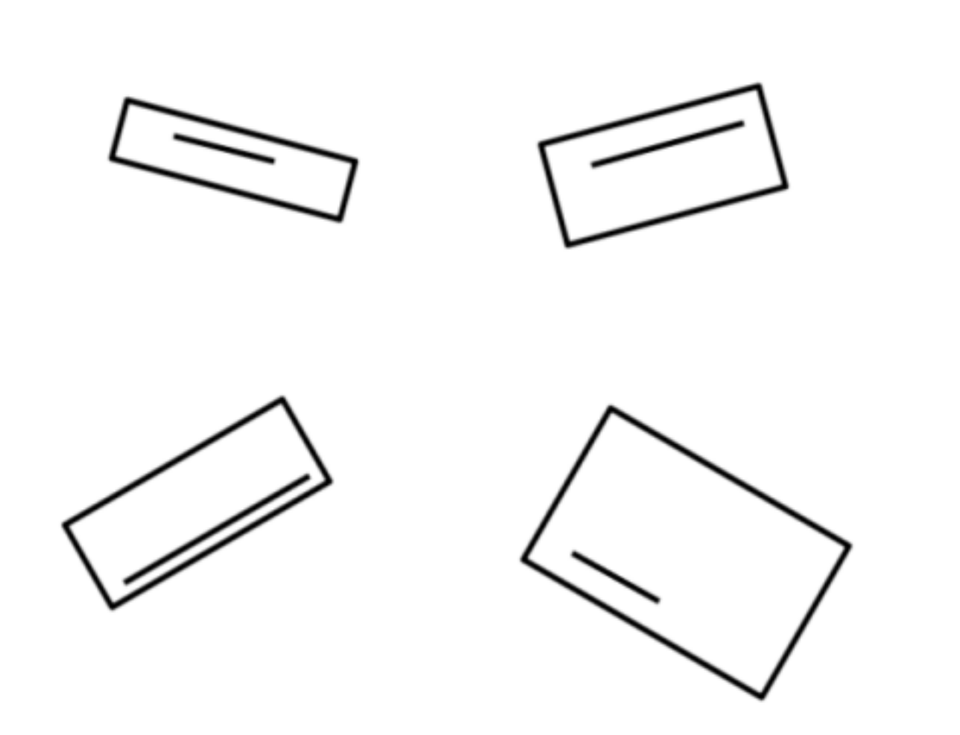
#> input picture image.png, 960 x 735 px, shrunk from 1288 x 986 before the run
$ python rectangle_alignment.py
#> lines starting #> are read from the running program, lines starting #| are printed output that depends on the picture; after the words box and inside, x2 and y2 are one past the last pixel; in counts of white or black regions, pixels touching at a corner belong together
from copy import copy
from turtle import width
import cv2
import numpy as np

img1 = cv2.imread("image.png")
#> img1 is the input picture: shape (735, 960, 3); min 0, max 255, mean 247.7
image_copy = img1.copy()
gray = cv2.cvtColor(img1, cv2.COLOR_BGR2GRAY)
blurred = cv2.GaussianBlur(gray, (3, 3), 0)
edged = cv2.Canny(blurred, 10, 100)
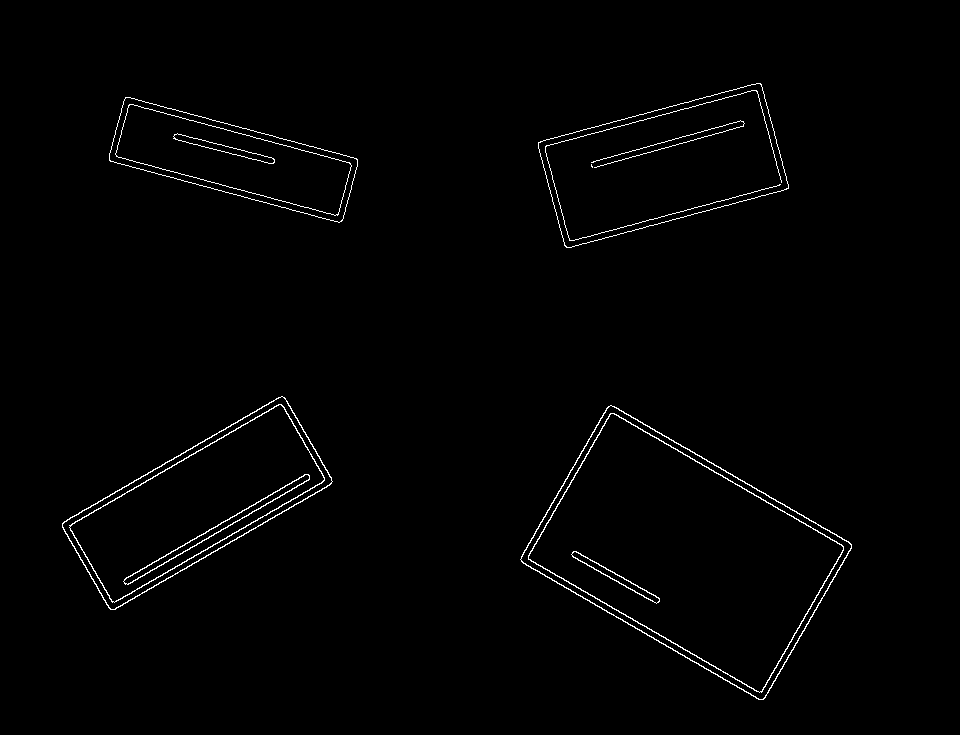
#> edged: shape (735, 960); 1.1% white in thin lines or dots, all inside (x1, y1, x2, y2) = (62, 83, 852, 700)

# define a (3, 3) structuring element
kernel = cv2.getStructuringElement(cv2.MORPH_RECT, (3, 3))

# apply the dilation operation to the edged image
dilate = cv2.dilate(edged, kernel, iterations=1)
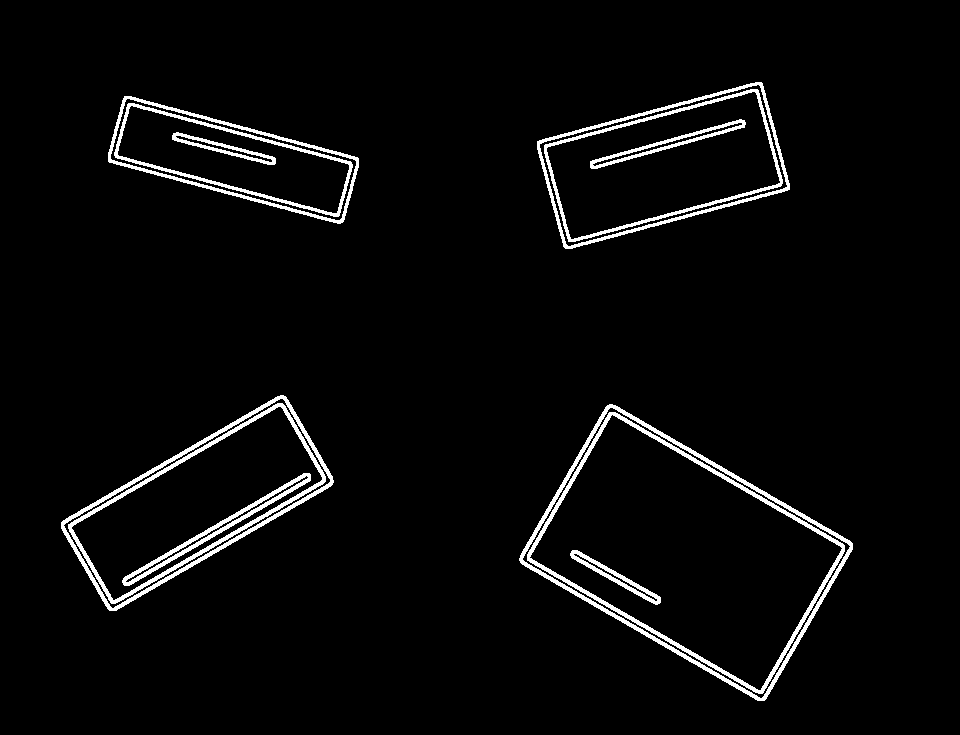
#> dilate: shape (735, 960); 3.7% white; 12 white regions
contours, _ = cv2.findContours(dilate, cv2.RETR_EXTERNAL, cv2.CHAIN_APPROX_SIMPLE)
#> contours = 4 contours; box (x1, y1, x2, y2) and area: (519, 404, 853, 701) 52268, (61, 395, 334, 611) 27054, (537, 82, 790, 249) 26261, (108, 96, 359, 224) 16762
i=0
print(len(contours))
#| 4
for cnt in contours:
    rect = cv2.minAreaRect(cnt)
    box = cv2.boxPoints(rect)
    box = np.int0(box)
    center = (rect[0][0],rect[0][1])
    width= round(rect[1][0])
    height = round(rect[1][1])
    theta=round(rect[2])
    shape = ( image_copy.shape[1], image_copy.shape[0] )
    matrix = cv2.getRotationMatrix2D( center=center, angle=theta, scale=1 )
    image1 = cv2.warpAffine( src=image_copy, M=matrix, dsize=shape )
    x = int( center[0] - width/2  )
    y = int( center[1] - height/2 )

    image1 = image1[ y:y+height, x:x+width ]
    i=i+1
    cv2.imwrite("straight_image{}.png".format(i),image1)
#> this loop made 4 passes
#> (rect, box, width, height, theta, matrix, x, y) on passes 1 to 4: (((685.7, 552.3), (184.9, 285.5), -59.96), [[762, 703], [515, 560], [608, 400], [855, 543]], 185, 285, -60, [[0.5, -0.866, 821.1], [0.866, 0.5, -317.7]], 593, 409), (((196.7, 502.7), (261.3, 105), -30.02), [[109, 613], [57, 522], [283, 391], [336, 482]], 261, 105, -30, [[0.866, -0.5, 277.7], [0.5, 0.866, -31.01]], 66, 450), (((233, 159.3), (69.72, 245.7), -74.96), [[342, 224], [105, 161], [123, 93], [360, 157]], 70, 246, -75, [[0.259, -0.966, 326.6], [0.966, 0.259, -107]], 198, 36), (((662.7, 165.1), (235, 113.4), -15.02), [[563, 250], [534, 140], [761, 79], [790, 189]], 235, 113, -15, [[0.966, -0.259, 65.3], [0.259, 0.966, -165.9]], 545, 108)
#> pass 1, `image1 = cv2.warpAffine( src=image_copy, M=matrix, dsize=shape )`:
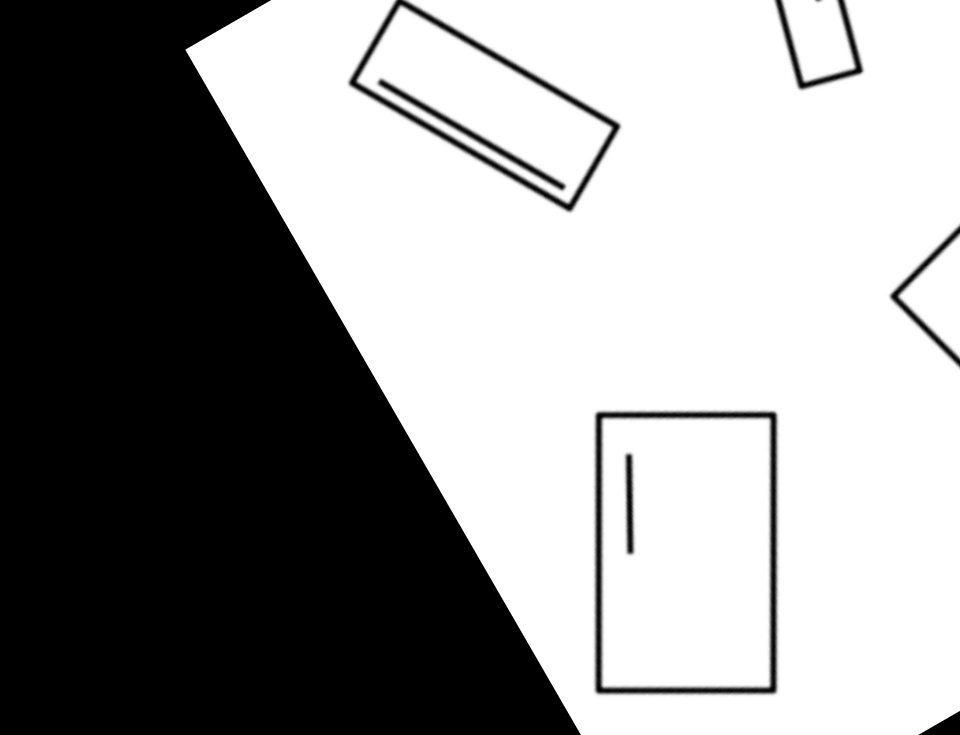
#> image1: shape (735, 960, 3); min 0, max 255, mean 150.9
#> pass 1, `image1 = image1[ y:y+height, x:x+width ]`:
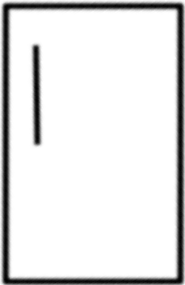
#> image1: shape (285, 185, 3); min 0, max 255, mean 226.8
#> pass 2, `image1 = cv2.warpAffine( src=image_copy, M=matrix, dsize=shape )`:
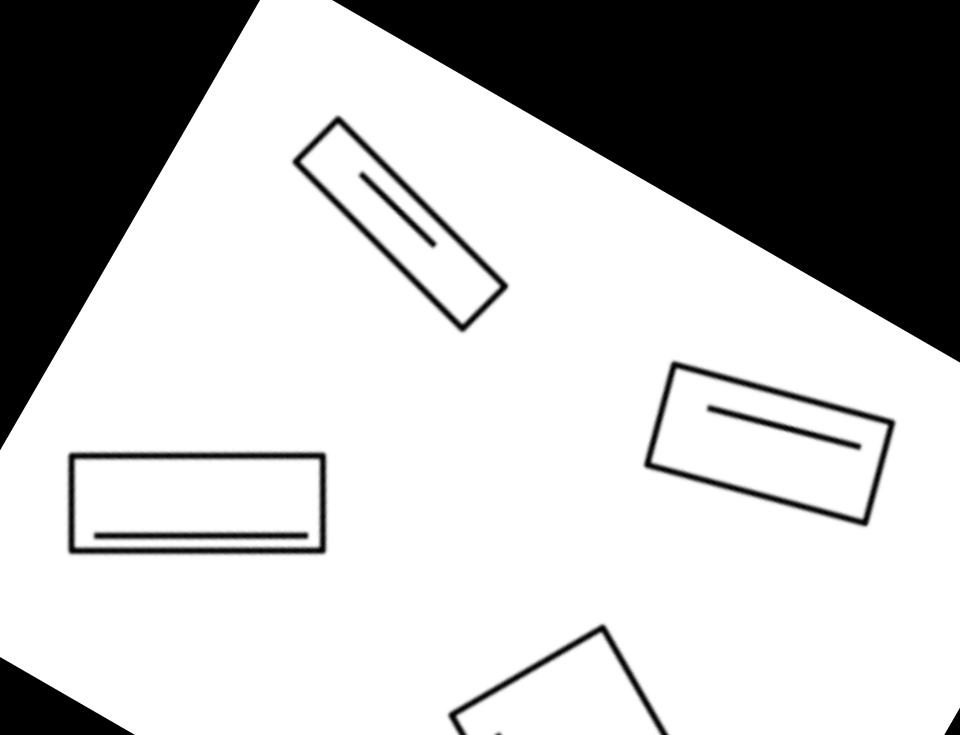
#> image1: shape (735, 960, 3); min 0, max 255, mean 184.8
#> pass 2, `image1 = image1[ y:y+height, x:x+width ]`:
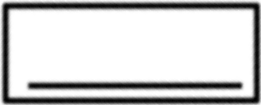
#> image1: shape (105, 261, 3); min 1, max 255, mean 205.2
#> after the loop, i = 4
